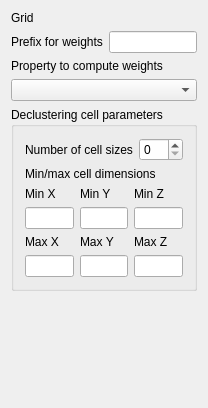
<?xml version="1.0" encoding="UTF-8"?>
<ui version="4.0">
 <class>Declus</class>
 <widget class="QWidget" name="Declus">
  <property name="enabled">
   <bool>true</bool>
  </property>
  <property name="geometry">
   <rect>
    <x>0</x>
    <y>0</y>
    <width>208</width>
    <height>408</height>
   </rect>
  </property>
  <property name="windowTitle">
   <string>Cell Declustering</string>
  </property>
  <property name="AlgorithmCategory" stdset="0">
   <string>Utilities</string>
  </property>
  <property name="AlgorithmDescription" stdset="0">
   <string>Cell Declustering</string>
  </property>
  <layout class="QVBoxLayout" name="verticalLayout_3">
   <item>
    <layout class="QHBoxLayout" name="horizontalLayout_2">
     <item>
      <widget class="QLabel" name="textLabel1_3_3">
       <property name="text">
        <string>Grid</string>
       </property>
       <property name="wordWrap">
        <bool>false</bool>
       </property>
      </widget>
     </item>
     <item>
      <widget class="GridSelector" name="grid_name"/>
     </item>
    </layout>
   </item>
   <item>
    <layout class="QHBoxLayout" name="horizontalLayout_3">
     <item>
      <widget class="QLabel" name="textLabel1_3">
       <property name="text">
        <string>Prefix for weights</string>
       </property>
       <property name="wordWrap">
        <bool>false</bool>
       </property>
      </widget>
     </item>
     <item>
      <widget class="QLineEdit" name="weight_prefix"/>
     </item>
    </layout>
   </item>
   <item>
    <layout class="QVBoxLayout" name="verticalLayout_2">
     <item>
      <widget class="QLabel" name="textLabel1_3_4">
       <property name="text">
        <string>Property to compute weights</string>
       </property>
       <property name="wordWrap">
        <bool>false</bool>
       </property>
      </widget>
     </item>
     <item>
      <widget class="SinglePropertySelector" name="property_name"/>
     </item>
    </layout>
   </item>
   <item>
    <widget class="QGroupBox" name="groupBox">
     <property name="title">
      <string>Declustering cell parameters</string>
     </property>
     <layout class="QVBoxLayout" name="verticalLayout">
      <item>
       <layout class="QHBoxLayout" name="horizontalLayout">
        <item>
         <widget class="QLabel" name="label">
          <property name="text">
           <string>Number of cell sizes</string>
          </property>
         </widget>
        </item>
        <item>
         <widget class="QSpinBox" name="ncells"/>
        </item>
       </layout>
      </item>
      <item>
       <widget class="QLabel" name="label_8">
        <property name="text">
         <string>Min/max cell dimensions</string>
        </property>
       </widget>
      </item>
      <item>
       <layout class="QGridLayout" name="gridLayout">
        <item row="0" column="0">
         <widget class="QLabel" name="label_2">
          <property name="text">
           <string>Min X</string>
          </property>
         </widget>
        </item>
        <item row="0" column="1">
         <widget class="QLabel" name="label_3">
          <property name="text">
           <string>Min Y</string>
          </property>
         </widget>
        </item>
        <item row="0" column="2">
         <widget class="QLabel" name="label_4">
          <property name="text">
           <string>Min Z</string>
          </property>
         </widget>
        </item>
        <item row="1" column="0">
         <widget class="QLineEdit" name="min_dimx"/>
        </item>
        <item row="1" column="1">
         <widget class="QLineEdit" name="min_dimy"/>
        </item>
        <item row="1" column="2">
         <widget class="QLineEdit" name="min_dimz"/>
        </item>
       </layout>
      </item>
      <item>
       <layout class="QGridLayout" name="gridLayout_2">
        <item row="0" column="0">
         <widget class="QLabel" name="label_5">
          <property name="text">
           <string>Max X</string>
          </property>
         </widget>
        </item>
        <item row="0" column="1">
         <widget class="QLabel" name="label_6">
          <property name="text">
           <string>Max Y</string>
          </property>
         </widget>
        </item>
        <item row="0" column="2">
         <widget class="QLabel" name="label_7">
          <property name="text">
           <string>Max Z</string>
          </property>
         </widget>
        </item>
        <item row="1" column="0">
         <widget class="QLineEdit" name="max_dimx"/>
        </item>
        <item row="1" column="1">
         <widget class="QLineEdit" name="max_dimy"/>
        </item>
        <item row="1" column="2">
         <widget class="QLineEdit" name="max_dimz"/>
        </item>
       </layout>
      </item>
     </layout>
    </widget>
   </item>
   <item>
    <spacer name="verticalSpacer">
     <property name="orientation">
      <enum>Qt::Vertical</enum>
     </property>
     <property name="sizeHint" stdset="0">
      <size>
       <width>20</width>
       <height>92</height>
      </size>
     </property>
    </spacer>
   </item>
  </layout>
 </widget>
 <layoutdefault spacing="6" margin="11"/>
 <pixmapfunction>qPixmapFromMimeSource</pixmapfunction>
 <customwidgets>
  <customwidget>
   <class>SinglePropertySelector</class>
   <extends>QComboBox</extends>
   <header>GsTLAppli/extra/qtplugins/selectors.h</header>
  </customwidget>
  <customwidget>
   <class>GridSelector</class>
   <extends>QWidget</extends>
   <header>GsTLAppli/extra/qtplugins/selectors.h</header>
  </customwidget>
 </customwidgets>
 <includes>
  <include location="local">propertyselector.h</include>
  <include location="local">gstlgroupbox.h</include>
  <include location="local">gstlgroupbox.h</include>
  <include location="local">gstlgroupbox.h</include>
  <include location="local">gstlgroupbox.h</include>
  <include location="local">ellipsoidinput.h</include>
  <include location="local">gstl_table.h</include>
  <include location="local">gstl_table.h</include>
  <include location="local">gstlgroupbox.h</include>
  <include location="local">filechooser.h</include>
  <include location="local">gstlgroupbox.h</include>
  <include location="local">gstlgroupbox.h</include>
  <include location="local">gstlgroupbox.h</include>
 </includes>
 <resources/>
 <connections/>
 <buttongroups>
  <buttongroup name="buttonGroup"/>
 </buttongroups>
<connections>
    <connection>
      <sender>grid_name</sender>
      <signal>activated(QString)</signal>
      <receiver>property_name</receiver>
      <slot>show_properties(QString)</slot>
    </connection>
</connections>
</ui>
